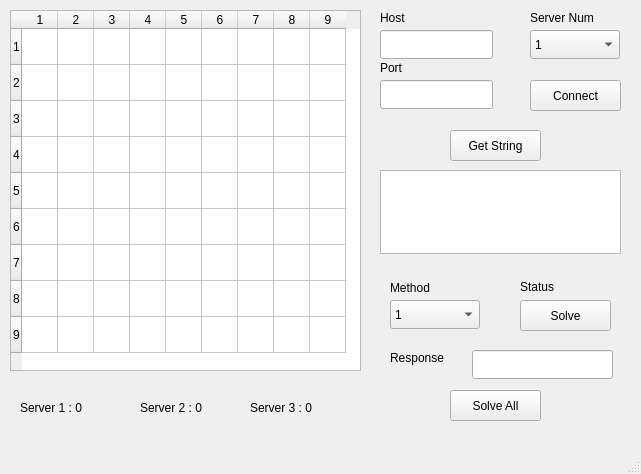
<?xml version="1.0" encoding="UTF-8"?>
<ui version="4.0">
 <class>MainWindow</class>
 <widget class="QMainWindow" name="MainWindow">
  <property name="geometry">
   <rect>
    <x>0</x>
    <y>0</y>
    <width>641</width>
    <height>474</height>
   </rect>
  </property>
  <property name="windowTitle">
   <string>MainWindow</string>
  </property>
  <widget class="QWidget" name="centralwidget">
   <widget class="QTableWidget" name="tbl_sudoku">
    <property name="geometry">
     <rect>
      <x>10</x>
      <y>10</y>
      <width>351</width>
      <height>361</height>
     </rect>
    </property>
    <property name="baseSize">
     <size>
      <width>9</width>
      <height>9</height>
     </size>
    </property>
    <property name="rowCount">
     <number>9</number>
    </property>
    <property name="columnCount">
     <number>9</number>
    </property>
    <attribute name="horizontalHeaderVisible">
     <bool>true</bool>
    </attribute>
    <attribute name="horizontalHeaderCascadingSectionResizes">
     <bool>false</bool>
    </attribute>
    <attribute name="horizontalHeaderDefaultSectionSize">
     <number>36</number>
    </attribute>
    <attribute name="horizontalHeaderMinimumSectionSize">
     <number>36</number>
    </attribute>
    <attribute name="verticalHeaderDefaultSectionSize">
     <number>36</number>
    </attribute>
    <attribute name="verticalHeaderMinimumSectionSize">
     <number>36</number>
    </attribute>
    <row/>
    <row/>
    <row/>
    <row/>
    <row/>
    <row/>
    <row/>
    <row/>
    <row/>
    <column/>
    <column/>
    <column/>
    <column/>
    <column/>
    <column/>
    <column/>
    <column/>
    <column/>
   </widget>
   <widget class="QComboBox" name="cbx_servers">
    <property name="geometry">
     <rect>
      <x>530</x>
      <y>30</y>
      <width>90</width>
      <height>29</height>
     </rect>
    </property>
    <item>
     <property name="text">
      <string>1</string>
     </property>
    </item>
    <item>
     <property name="text">
      <string>2</string>
     </property>
    </item>
    <item>
     <property name="text">
      <string>3</string>
     </property>
    </item>
   </widget>
   <widget class="QLabel" name="label">
    <property name="geometry">
     <rect>
      <x>530</x>
      <y>10</y>
      <width>81</width>
      <height>16</height>
     </rect>
    </property>
    <property name="text">
     <string>Server Num</string>
    </property>
   </widget>
   <widget class="QLineEdit" name="txt_host">
    <property name="geometry">
     <rect>
      <x>380</x>
      <y>30</y>
      <width>113</width>
      <height>29</height>
     </rect>
    </property>
   </widget>
   <widget class="QLineEdit" name="txt_port">
    <property name="geometry">
     <rect>
      <x>380</x>
      <y>80</y>
      <width>113</width>
      <height>29</height>
     </rect>
    </property>
   </widget>
   <widget class="QLabel" name="label_2">
    <property name="geometry">
     <rect>
      <x>380</x>
      <y>10</y>
      <width>64</width>
      <height>15</height>
     </rect>
    </property>
    <property name="text">
     <string>Host</string>
    </property>
   </widget>
   <widget class="QLabel" name="label_3">
    <property name="geometry">
     <rect>
      <x>380</x>
      <y>60</y>
      <width>64</width>
      <height>15</height>
     </rect>
    </property>
    <property name="text">
     <string>Port</string>
    </property>
   </widget>
   <widget class="QPushButton" name="btn_conexion">
    <property name="geometry">
     <rect>
      <x>530</x>
      <y>80</y>
      <width>91</width>
      <height>31</height>
     </rect>
    </property>
    <property name="text">
     <string>Connect</string>
    </property>
   </widget>
   <widget class="QPushButton" name="btn_get_str">
    <property name="geometry">
     <rect>
      <x>450</x>
      <y>130</y>
      <width>91</width>
      <height>31</height>
     </rect>
    </property>
    <property name="text">
     <string>Get String</string>
    </property>
   </widget>
   <widget class="QTextEdit" name="txa_str">
    <property name="geometry">
     <rect>
      <x>380</x>
      <y>170</y>
      <width>241</width>
      <height>84</height>
     </rect>
    </property>
   </widget>
   <widget class="QComboBox" name="cbx_method">
    <property name="geometry">
     <rect>
      <x>390</x>
      <y>300</y>
      <width>90</width>
      <height>29</height>
     </rect>
    </property>
    <item>
     <property name="text">
      <string>1</string>
     </property>
    </item>
    <item>
     <property name="text">
      <string>2</string>
     </property>
    </item>
    <item>
     <property name="text">
      <string>3</string>
     </property>
    </item>
    <item>
     <property name="text">
      <string>4</string>
     </property>
    </item>
    <item>
     <property name="text">
      <string>5</string>
     </property>
    </item>
   </widget>
   <widget class="QLabel" name="label_4">
    <property name="geometry">
     <rect>
      <x>390</x>
      <y>280</y>
      <width>64</width>
      <height>15</height>
     </rect>
    </property>
    <property name="text">
     <string>Method</string>
    </property>
   </widget>
   <widget class="QPushButton" name="btn_solve">
    <property name="geometry">
     <rect>
      <x>520</x>
      <y>300</y>
      <width>91</width>
      <height>31</height>
     </rect>
    </property>
    <property name="text">
     <string>Solve</string>
    </property>
   </widget>
   <widget class="QLineEdit" name="txt_response">
    <property name="geometry">
     <rect>
      <x>472</x>
      <y>350</y>
      <width>141</width>
      <height>29</height>
     </rect>
    </property>
   </widget>
   <widget class="QLabel" name="label_5">
    <property name="geometry">
     <rect>
      <x>390</x>
      <y>350</y>
      <width>64</width>
      <height>15</height>
     </rect>
    </property>
    <property name="text">
     <string>Response</string>
    </property>
   </widget>
   <widget class="QLabel" name="lbl_status">
    <property name="geometry">
     <rect>
      <x>520</x>
      <y>280</y>
      <width>64</width>
      <height>15</height>
     </rect>
    </property>
    <property name="text">
     <string>&lt;html&gt;&lt;head/&gt;&lt;body&gt;&lt;p&gt;Status&lt;/p&gt;&lt;/body&gt;&lt;/html&gt;</string>
    </property>
   </widget>
   <widget class="QLabel" name="lbl_serv_1">
    <property name="geometry">
     <rect>
      <x>20</x>
      <y>400</y>
      <width>91</width>
      <height>16</height>
     </rect>
    </property>
    <property name="text">
     <string>Server 1 : 0</string>
    </property>
   </widget>
   <widget class="QLabel" name="lbl_serv_2">
    <property name="geometry">
     <rect>
      <x>140</x>
      <y>400</y>
      <width>91</width>
      <height>16</height>
     </rect>
    </property>
    <property name="text">
     <string>Server 2 : 0</string>
    </property>
   </widget>
   <widget class="QLabel" name="lbl_serv_3">
    <property name="geometry">
     <rect>
      <x>250</x>
      <y>400</y>
      <width>91</width>
      <height>16</height>
     </rect>
    </property>
    <property name="text">
     <string>Server 3 : 0</string>
    </property>
   </widget>
   <widget class="QPushButton" name="btn_solve_all">
    <property name="geometry">
     <rect>
      <x>450</x>
      <y>390</y>
      <width>91</width>
      <height>31</height>
     </rect>
    </property>
    <property name="text">
     <string>Solve All</string>
    </property>
   </widget>
  </widget>
  <widget class="QMenuBar" name="menubar">
   <property name="geometry">
    <rect>
     <x>0</x>
     <y>0</y>
     <width>641</width>
     <height>27</height>
    </rect>
   </property>
  </widget>
  <widget class="QStatusBar" name="statusbar"/>
 </widget>
 <resources/>
 <connections/>
</ui>
